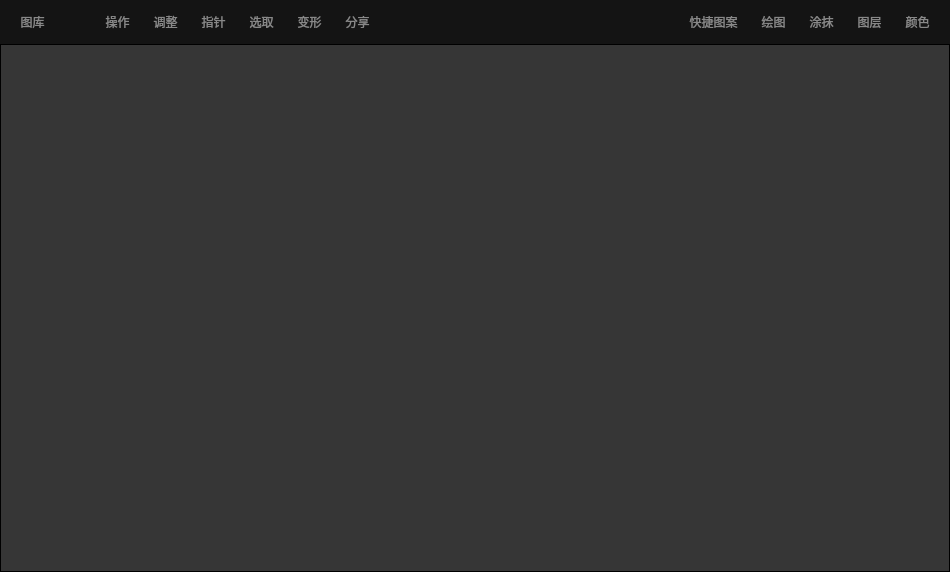
<?xml version="1.0" encoding="UTF-8"?>
<ui version="4.0">
 <class>PaintWidget</class>
 <widget class="QWidget" name="PaintWidget">
  <property name="geometry">
   <rect>
    <x>0</x>
    <y>0</y>
    <width>950</width>
    <height>572</height>
   </rect>
  </property>
  <property name="windowTitle">
   <string>PaintWidget</string>
  </property>
  <property name="styleSheet">
   <string notr="true">QWidget#widget_painter_title {
	background-color:#141414;
}
QToolButton {
	background:transparent;
	border: 0px;
	color:#888888;
	font: 18px &quot;PingFang SC-Medium&quot;;
}
QWidget#main_frame{
	background:#363636;
}</string>
  </property>
  <layout class="QVBoxLayout" name="verticalLayout">
   <property name="spacing">
    <number>0</number>
   </property>
   <property name="leftMargin">
    <number>0</number>
   </property>
   <property name="topMargin">
    <number>0</number>
   </property>
   <property name="rightMargin">
    <number>0</number>
   </property>
   <property name="bottomMargin">
    <number>0</number>
   </property>
   <item>
    <widget class="QWidget" name="widget_painter_title" native="true">
     <property name="sizePolicy">
      <sizepolicy hsizetype="Preferred" vsizetype="Fixed">
       <horstretch>0</horstretch>
       <verstretch>0</verstretch>
      </sizepolicy>
     </property>
     <property name="maximumSize">
      <size>
       <width>16777215</width>
       <height>44</height>
      </size>
     </property>
     <property name="styleSheet">
      <string notr="true"/>
     </property>
     <layout class="QHBoxLayout" name="horizontalLayout">
      <property name="spacing">
       <number>15</number>
      </property>
      <property name="leftMargin">
       <number>16</number>
      </property>
      <property name="rightMargin">
       <number>16</number>
      </property>
      <item>
       <widget class="QtToolButtonEx" name="toolButton_gallery">
        <property name="layoutDirection">
         <enum>Qt::LayoutDirection::LeftToRight</enum>
        </property>
        <property name="text">
         <string>图库</string>
        </property>
        <property name="icon">
         <iconset resource="../extres.qrc">
          <normaloff>:/ResExt/mipmap-mdpi/return_0.png</normaloff>:/ResExt/mipmap-mdpi/return_0.png</iconset>
        </property>
        <property name="iconSize">
         <size>
          <width>24</width>
          <height>24</height>
         </size>
        </property>
        <property name="popupMode">
         <enum>QToolButton::ToolButtonPopupMode::DelayedPopup</enum>
        </property>
        <property name="toolButtonStyle">
         <enum>Qt::ToolButtonStyle::ToolButtonTextBesideIcon</enum>
        </property>
       </widget>
      </item>
      <item>
       <spacer name="horizontalSpacer_2">
        <property name="orientation">
         <enum>Qt::Orientation::Horizontal</enum>
        </property>
        <property name="sizeHint" stdset="0">
         <size>
          <width>40</width>
          <height>20</height>
         </size>
        </property>
       </spacer>
      </item>
      <item>
       <widget class="QtToolButtonEx" name="toolButton_option">
        <property name="text">
         <string>操作</string>
        </property>
        <property name="icon">
         <iconset resource="../extres.qrc">
          <normaloff>:/ResExt/mipmap-mdpi/option_0.png</normaloff>:/ResExt/mipmap-mdpi/option_0.png</iconset>
        </property>
        <property name="iconSize">
         <size>
          <width>32</width>
          <height>32</height>
         </size>
        </property>
        <property name="checkable">
         <bool>false</bool>
        </property>
        <property name="autoRaise">
         <bool>false</bool>
        </property>
       </widget>
      </item>
      <item>
       <widget class="QtToolButtonEx" name="toolButton_modify">
        <property name="text">
         <string>调整</string>
        </property>
        <property name="icon">
         <iconset resource="../extres.qrc">
          <normaloff>:/ResExt/mipmap-mdpi/modify_0.png</normaloff>:/ResExt/mipmap-mdpi/modify_0.png</iconset>
        </property>
        <property name="iconSize">
         <size>
          <width>36</width>
          <height>36</height>
         </size>
        </property>
       </widget>
      </item>
      <item>
       <widget class="QtToolButtonEx" name="toolButton_cursor">
        <property name="text">
         <string>指针</string>
        </property>
        <property name="icon">
         <iconset resource="../extres.qrc">
          <normaloff>:/ResExt/mipmap-mdpi/cursor_0.png</normaloff>:/ResExt/mipmap-mdpi/cursor_0.png</iconset>
        </property>
        <property name="iconSize">
         <size>
          <width>36</width>
          <height>36</height>
         </size>
        </property>
       </widget>
      </item>
      <item>
       <widget class="QtToolButtonEx" name="toolButton_select">
        <property name="text">
         <string>选取</string>
        </property>
        <property name="icon">
         <iconset resource="../extres.qrc">
          <normaloff>:/ResExt/mipmap-mdpi/select_0.png</normaloff>:/ResExt/mipmap-mdpi/select_0.png</iconset>
        </property>
        <property name="iconSize">
         <size>
          <width>36</width>
          <height>36</height>
         </size>
        </property>
       </widget>
      </item>
      <item>
       <widget class="QtToolButtonEx" name="toolButton_translate">
        <property name="text">
         <string>变形</string>
        </property>
        <property name="icon">
         <iconset resource="../extres.qrc">
          <normaloff>:/ResExt/mipmap-mdpi/translate_0.png</normaloff>:/ResExt/mipmap-mdpi/translate_0.png</iconset>
        </property>
        <property name="iconSize">
         <size>
          <width>36</width>
          <height>36</height>
         </size>
        </property>
       </widget>
      </item>
      <item>
       <widget class="QtToolButtonEx" name="toolButton_share">
        <property name="text">
         <string>分享</string>
        </property>
        <property name="icon">
         <iconset resource="../extres.qrc">
          <normaloff>:/ResExt/mipmap-mdpi/share_0.png</normaloff>:/ResExt/mipmap-mdpi/share_0.png</iconset>
        </property>
        <property name="iconSize">
         <size>
          <width>36</width>
          <height>36</height>
         </size>
        </property>
       </widget>
      </item>
      <item>
       <spacer name="horizontalSpacer">
        <property name="orientation">
         <enum>Qt::Orientation::Horizontal</enum>
        </property>
        <property name="sizeType">
         <enum>QSizePolicy::Policy::Maximum</enum>
        </property>
        <property name="sizeHint" stdset="0">
         <size>
          <width>299</width>
          <height>20</height>
         </size>
        </property>
       </spacer>
      </item>
      <item>
       <widget class="QtToolButtonEx" name="toolButton_shape">
        <property name="text">
         <string>快捷图案</string>
        </property>
        <property name="icon">
         <iconset resource="../extres.qrc">
          <normaloff>:/ResExt/mipmap-mdpi/shape_0.png</normaloff>:/ResExt/mipmap-mdpi/shape_0.png</iconset>
        </property>
        <property name="iconSize">
         <size>
          <width>32</width>
          <height>32</height>
         </size>
        </property>
       </widget>
      </item>
      <item>
       <widget class="QtToolButtonEx" name="toolButton_paint">
        <property name="text">
         <string>绘图</string>
        </property>
        <property name="icon">
         <iconset resource="../extres.qrc">
          <normaloff>:/ResExt/mipmap-mdpi/paint_0.png</normaloff>:/ResExt/mipmap-mdpi/paint_0.png</iconset>
        </property>
        <property name="iconSize">
         <size>
          <width>32</width>
          <height>32</height>
         </size>
        </property>
       </widget>
      </item>
      <item>
       <widget class="QtToolButtonEx" name="toolButton_brush">
        <property name="text">
         <string>涂抹</string>
        </property>
        <property name="icon">
         <iconset resource="../extres.qrc">
          <normaloff>:/ResExt/mipmap-mdpi/brush_0.png</normaloff>:/ResExt/mipmap-mdpi/brush_0.png</iconset>
        </property>
        <property name="iconSize">
         <size>
          <width>32</width>
          <height>32</height>
         </size>
        </property>
       </widget>
      </item>
      <item>
       <widget class="QtToolButtonEx" name="toolButton_layer">
        <property name="text">
         <string>图层</string>
        </property>
        <property name="icon">
         <iconset resource="../extres.qrc">
          <normaloff>:/ResExt/mipmap-mdpi/layer_0.png</normaloff>:/ResExt/mipmap-mdpi/layer_0.png</iconset>
        </property>
        <property name="iconSize">
         <size>
          <width>32</width>
          <height>32</height>
         </size>
        </property>
       </widget>
      </item>
      <item>
       <widget class="QtToolButtonEx" name="toolButton_color">
        <property name="text">
         <string>颜色</string>
        </property>
        <property name="icon">
         <iconset resource="../extres.qrc">
          <normaloff>:/ResExt/mipmap-mdpi/color.png</normaloff>:/ResExt/mipmap-mdpi/color.png</iconset>
        </property>
        <property name="iconSize">
         <size>
          <width>32</width>
          <height>32</height>
         </size>
        </property>
       </widget>
      </item>
     </layout>
    </widget>
   </item>
   <item>
    <widget class="QWidget" name="widget_canvas" native="true">
     <layout class="QHBoxLayout" name="horizontalLayout_2">
      <property name="spacing">
       <number>0</number>
      </property>
      <property name="leftMargin">
       <number>0</number>
      </property>
      <property name="topMargin">
       <number>0</number>
      </property>
      <property name="rightMargin">
       <number>0</number>
      </property>
      <property name="bottomMargin">
       <number>0</number>
      </property>
      <item>
       <widget class="QFrame" name="main_frame">
        <property name="frameShape">
         <enum>QFrame::Shape::Box</enum>
        </property>
       </widget>
      </item>
     </layout>
    </widget>
   </item>
  </layout>
 </widget>
 <customwidgets>
  <customwidget>
   <class>QtToolButtonEx</class>
   <extends>QToolButton</extends>
   <header location="global">Utils/qttoolbuttonex.h</header>
  </customwidget>
 </customwidgets>
 <resources>
  <include location="../extres.qrc"/>
 </resources>
 <connections/>
</ui>
